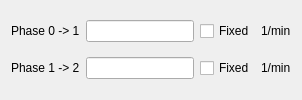
             <widget class="QWidget" name="deathN_phase_transition_tab">
              <attribute name="title">
               <string>Phase as Transitions</string>
              </attribute>
              <layout class="QGridLayout" name="gridLayout_4">
               <item row="0" column="3">
                <widget class="QLabel" name="DEATHNphase0TransitionUnits">
                 <property name="text">
                  <string>1/min</string>
                 </property>
                </widget>
               </item>
               <item row="0" column="1">
                <widget class="QLineEdit" name="DEATHNphase0Transition"/>
               </item>
               <item row="0" column="2">
                <widget class="QCheckBox" name="DEATHNphase0TransitionCheckBox">
                 <property name="text">
                  <string>Fixed</string>
                 </property>
                </widget>
               </item>
               <item row="0" column="0">
                <widget class="QLabel" name="DEATHNphase0TransitionLabel">
                 <property name="text">
                  <string>Phase 0 -&gt; 1</string>
                 </property>
                </widget>
               </item>
               <item row="1" column="0">
                <widget class="QLabel" name="DEATHNphase1TransitionLabel">
                 <property name="text">
                  <string>Phase 1 -&gt; 2</string>
                 </property>
                </widget>
               </item>
               <item row="1" column="1">
                <widget class="QLineEdit" name="DEATHNphase1Transition"/>
               </item>
               <item row="1" column="2">
                <widget class="QCheckBox" name="DEATHNphase1TransitionCheckBox">
                 <property name="text">
                  <string>Fixed</string>
                 </property>
                </widget>
               </item>
               <item row="1" column="3">
                <widget class="QLabel" name="DEATHNphase1TransitionUnits">
                 <property name="text">
                  <string>1/min</string>
                 </property>
                </widget>
               </item>
              </layout>
             </widget>
